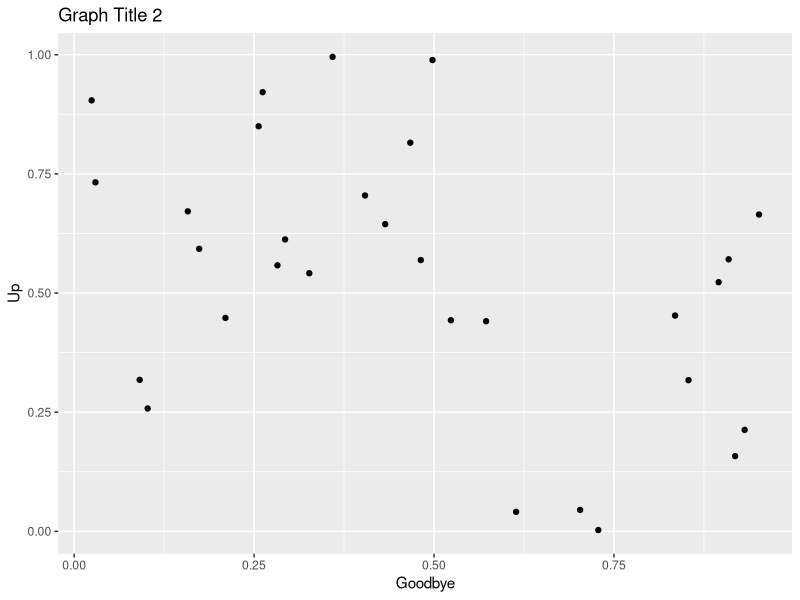

Source code (R):
##----
##
##  Test File: Sample_Graph2.R
##    by MC
##----

#' This file makes a sample graph.
#' It's point is to demonstrate how to save a file to GitHub and track changes.

library(ggplot2)

# Some points:
x <- data.frame(a=runif(30),
                b=runif(30))

# Some graph:
ggplot(x, aes(a,b)) +
  geom_point() +
  xlab("Goodbye") +
  ylab("Up") +
  ggtitle("Graph Title 2")
